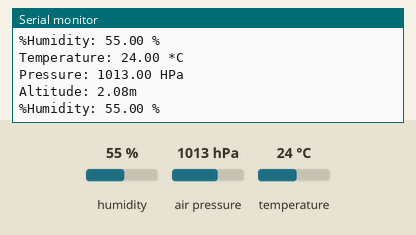
Simulated run of this sketch. Board: Arduino Uno, built with avr-gcc and run on an emulated ATmega328P. Parts: the last lines printed to the serial monitor. The test bench sets the inputs (shaded band); at power-on: humidity 55 %, air pressure 1013 hPa, temperature 24 °C.

Above: at 1.2 s.
1.3 s: humidity set to 22 %
At 2.6 s:
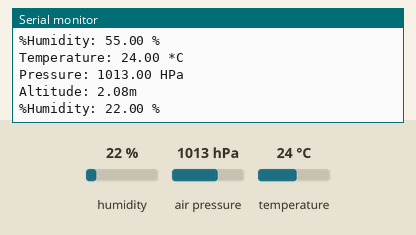
2.8 s: air pressure set to 952 hPa
At 3.9 s:
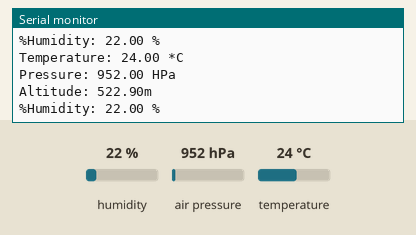

The sketch:

CCS811.ino
```cpp
#include <stdint.h>
#include "SparkFunBME280.h"
#include "Wire.h"


BME280 mySensor;

void setup()
  {
	mySensor.settings.commInterface = I2C_MODE;
	mySensor.settings.I2CAddress = 0x77;
	mySensor.settings.runMode = 3;
	mySensor.settings.tStandby = 0;
	mySensor.settings.filter = 0;
	mySensor.settings.tempOverSample = 1;
  mySensor.settings.pressOverSample = 1;
	mySensor.settings.humidOverSample = 1;

	Serial.begin(9600);
  delay(10);
  mySensor.begin();
  }


void loop()
{


	Serial.print("Temperature: ");
	Serial.print(mySensor.readTempC(), 2);
	Serial.println(" *C");

	Serial.print("Pressure: ");
	Serial.print(mySensor.readFloatPressure()/100, 2);
	Serial.println(" HPa");

	Serial.print("Altitude: ");
	Serial.print(mySensor.readFloatAltitudeMeters(), 2);
	Serial.println("m");

	Serial.print("%Humidity: ");
	Serial.print(mySensor.readFloatHumidity(), 2);
	Serial.println(" %");

	Serial.println();

	delay(1000);

}
```

Measured:
- after the input at 1.3 s, the serial monitor: prints a new line after 0.82 s (image 1)
- after the input at 2.8 s, the serial monitor: prints a new line after 0.30 s (image 2)
